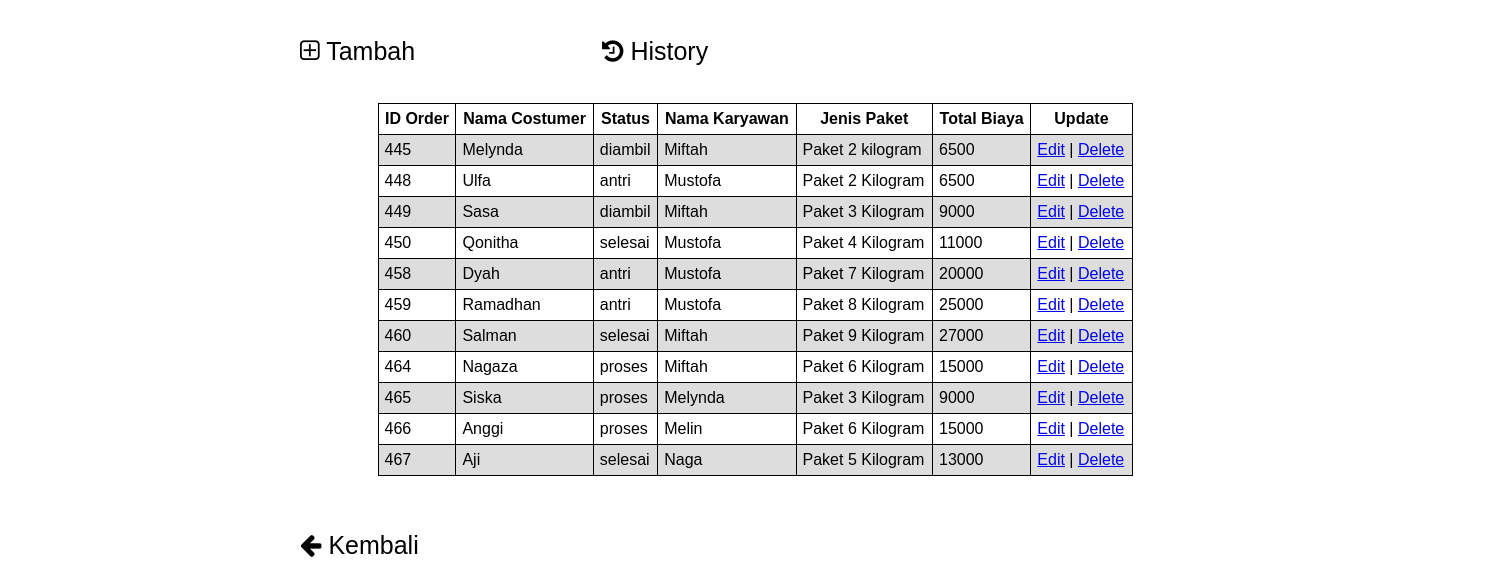
Page /order_admin.php on the committed database.
### tables this page shows
CREATE TABLE `order` (
  `id_order` int(3) NOT NULL,
  `username` varchar(255) NOT NULL,
  `status` varchar(255) NOT NULL,
  `jenis_paket` varchar(255) NOT NULL,
  `id_karyawan` int(4) NOT NULL,
  `total_biaya` int(255) NOT NULL
);

CREATE TABLE `karyawan` (
  `id_karyawan` int(4) NOT NULL,
  `nama_karyawan` varchar(100) NOT NULL,
  `no_telp` varchar(13) NOT NULL
);

### order_admin.php (the view, shortened to what this page needs)
<?php
include_once("config.php");
$result = mysqli_query($mysqli, "SELECT * FROM `order` INNER JOIN `karyawan` ON `order`.`id_karyawan` = `karyawan`.`id_karyawan` ORDER BY `order`.`id_order` ASC");
?>
<html>
<head>
    <link rel="stylesheet" type="text/css" href="style.css">
    <link rel="stylesheet" href="https://cdnjs.cloudflare.com/ajax/libs/font-awesome/4.7.0/css/font-awesome.min.css">
</head>
<body>
    <div class="icon-bar">
        <a href="add_admin.php" style="text-decoration:none"><i class="fa fa-plus-square-o"></i> Tambah</a>
        <a href="history_admin.php" style="text-decoration:none"><i class="fa fa-history"></i> History</a><br/><br/>
    </div>
    <table width='80%' border=1>
    <tr>
        <th>ID Order</th>
        <th>Nama Costumer</th>
        <th>Status</th>
        <th>Nama Karyawan</th>
        <th>Jenis Paket</th>
        <th>Total Biaya</th>
        <th>Update</th>
    </tr>
    <?php
    while($user_data = mysqli_fetch_array($result)) {
        echo "<tr>";
        echo "<td>".$user_data['id_order']."</td>";
        echo "<td>".$user_data['username']."</td>";
        echo "<td>".$user_data['status']."</td>";
        echo "<td>".$user_data['nama_karyawan']."</td>";
        echo "<td>".$user_data['jenis_paket']."</td>";
        echo "<td>".$user_data['total_biaya']."</td>";
        echo "<td><a href='edit.php?id_order=".$user_data['id_order']."'>Edit</a> | <a href='delete.php?id_order=".$user_data['id_order']."'>Delete</a></td></tr>";
    }
    ?>
    </table>
        <br>
    <div class="icon-bar">
        <a href="admin.php" style="text-decoration:none"><i class="fa fa-arrow-left"></i> Kembali</a>
    </div>
</body>
</html>

### style.css (style rules this page uses)
* { box-sizing: border-box; font-family: Arial, Helvetica, sans-serif; }
body { margin:0; font-family: Arial, Helvetica, sans-serif; }
.icon-bar { width: 100%; overflow: auto; margin-left:300px; margin-top: 25px; }
.icon-bar a { float: left; width: 20%; text-align: left; padding: 12px 0; transition: all 0.3s ease; color: black; font-size: 25px; }
table { font-family: arial, sans-serif; border-collapse: collapse; width: 50%; margin: auto; margin-top: 25px; }
th { border: 1px solid black; text-align: center; padding: 6px; }
td { border: 1px solid black; text-align: left; padding: 6px; }
tr:nth-child(even) { background-color: #dddddd; }
body, html { height: 100%; margin: 0; }

### rows in the picture
order: id_order "445", username "Melynda", status "diambil", id_karyawan.nama_karyawan "Miftah", jenis_paket "Paket 2 kilogram", total_biaya "6500"
order: id_order "448", username "Ulfa", status "antri", id_karyawan.nama_karyawan "Mustofa", jenis_paket "Paket 2 Kilogram", total_biaya "6500"
order: id_order "449", username "Sasa", status "diambil", id_karyawan.nama_karyawan "Miftah", jenis_paket "Paket 3 Kilogram", total_biaya "9000"
order: id_order "450", username "Qonitha", status "selesai", id_karyawan.nama_karyawan "Mustofa", jenis_paket "Paket 4 Kilogram", total_biaya "11000"
order: id_order "458", username "Dyah", status "antri", id_karyawan.nama_karyawan "Mustofa", jenis_paket "Paket 7 Kilogram", total_biaya "20000"
order: id_order "459", username "Ramadhan", status "antri", id_karyawan.nama_karyawan "Mustofa", jenis_paket "Paket 8 Kilogram", total_biaya "25000"
order: id_order "460", username "Salman", status "selesai", id_karyawan.nama_karyawan "Miftah", jenis_paket "Paket 9 Kilogram", total_biaya "27000"
order: id_order "464", username "Nagaza", status "proses", id_karyawan.nama_karyawan "Miftah", jenis_paket "Paket 6 Kilogram", total_biaya "15000"
order: id_order "465", username "Siska", status "proses", id_karyawan.nama_karyawan "Melynda", jenis_paket "Paket 3 Kilogram", total_biaya "9000"
order: id_order "466", username "Anggi", status "proses", id_karyawan.nama_karyawan "Melin", jenis_paket "Paket 6 Kilogram", total_biaya "15000"
order: id_order "467", username "Aji", status "selesai", id_karyawan.nama_karyawan "Naga", jenis_paket "Paket 5 Kilogram", total_biaya "13000"
